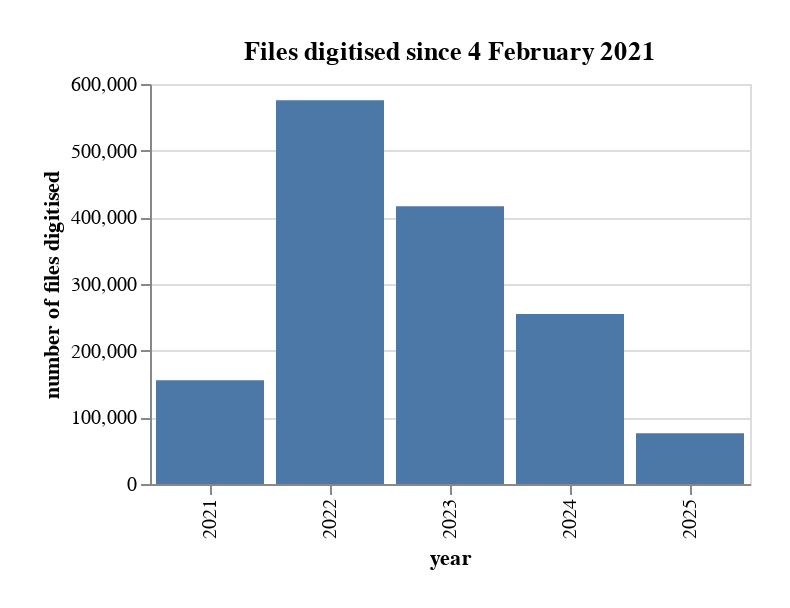

Write notebook code for a chart like this one.
### Code cell
alt.Chart(df_years).mark_bar().encode(
    x=alt.X("date_digitised:O", title="year"),
    y=alt.Y("count:Q", title="number of files digitised"),
    tooltip=[alt.Tooltip("date_digitised", title="year"), alt.Tooltip("count", title="number digitised", format=",")]
).properties(width=300, height=200, padding=20, title=f"Files digitised since {start_date}")

### Figure 1 — Vega-Lite specification as saved in the notebook (floating-point values rounded to 4 significant figures)
{"config": {"view": {"continuousWidth": 300, "continuousHeight": 300}}, "data": {"name": "data-32e86573de0083222b7277b61249d654"}, "mark": {"type": "bar"}, "encoding": {"tooltip": [{"field": "date_digitised", "title": "year", "type": "nominal"}, {"field": "count", "format": ",", "title": "number digitised", "type": "quantitative"}], "x": {"field": "date_digitised", "title": "year", "type": "ordinal"}, "y": {"field": "count", "title": "number of files digitised", "type": "quantitative"}}, "height": 200, "padding": 20, "title": "Files digitised since 4 February 2021", "width": 300, "$schema": "https://vega.github.io/schema/vega-lite/v5.20.1.json", "datasets": {"data-32e86573de0083222b7277b61249d654": [{"date_digitised": "2021", "count": 155482}, {"date_digitised": "2022", "count": 575597}, {"date_digitised": "2023", "count": 416601}, {"date_digitised": "2024", "count": 254950}, {"date_digitised": "2025", "count": 76057}]}}
